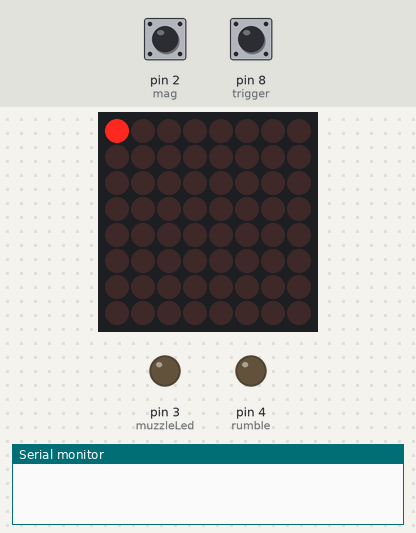
This sketch was run on a simulated Arduino Uno, built with avr-gcc and run on an emulated ATmega328P. On the bench: 8×8 LED matrix, output pins drawn as LEDs (lit = HIGH), the last lines printed to the serial monitor. The inputs (shaded band) are chosen by the test bench; at power-on: pin 2 (mag) HIGH, pin 8 (trigger) HIGH. Storage starts empty; the audio player accepts every command and is not drawn.

Above: at 1.2 s.
1.3 s: pin 2 (mag) pulled LOW for 0.15 s
At 1.65 s:
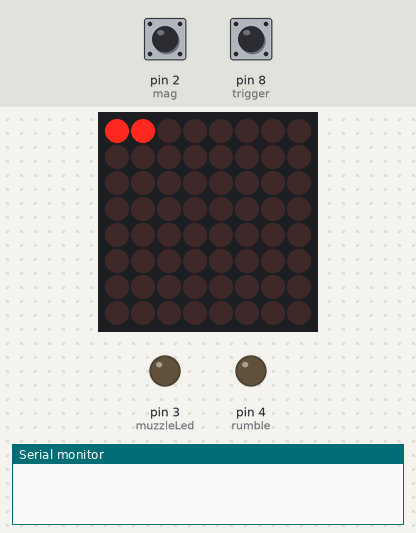
2.0 s: pin 8 (trigger) pulled LOW for 1 s
At 3.3 s:
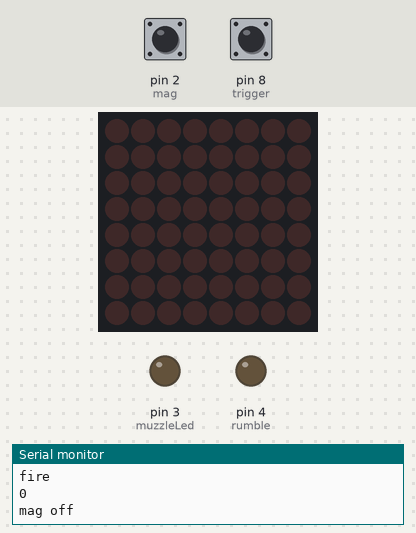
4.5 s: pin 8 (trigger) pulled LOW for 0.15 s
At 5.9 s:
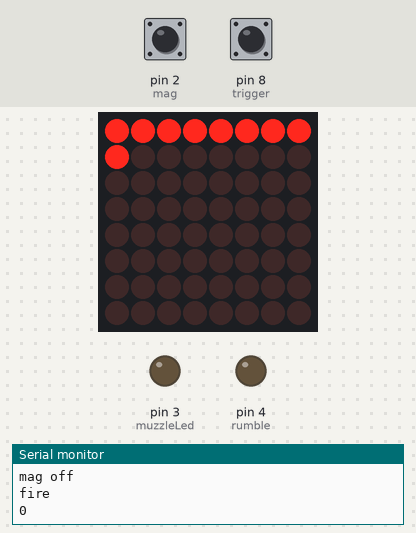
6.3 s: pin 8 (trigger) pulled LOW for 0.15 s
At 7.3 s:
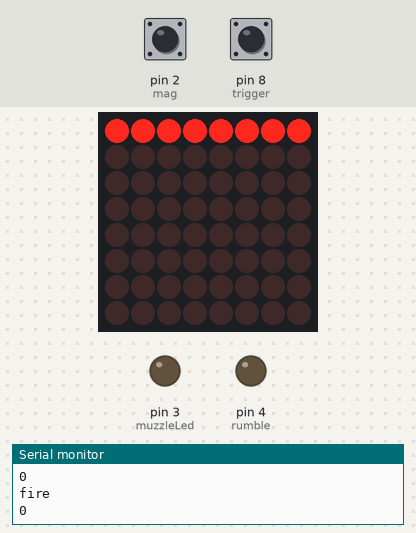
8.1 s: pin 2 (mag) pulled LOW for 1 s
At 9.45 s:
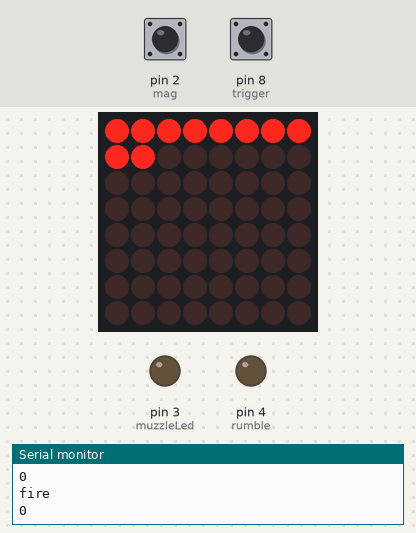
Timing chart, 0 to 10.7 s (numbered marks = the images above; inputs shaded):
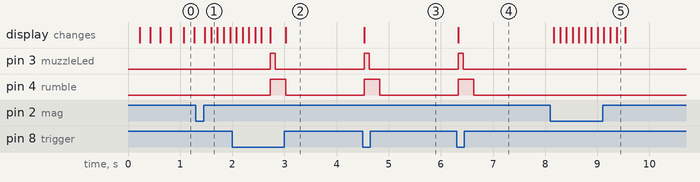

The sketch:

blaster_leds5.ino
```cpp
/* Project: DC-15A/S Lights and Sound
 * by Craig Ball
 *
 * LED bar control code taken from bratan @ http://www.instructables.com/id/Controlling-simple-LED-Bar-Graph-with-Arduino/
 *
 * Started 28 Jul 16
 *
 */

#include <Button.h>
#include <LedControl.h>
LedControl lc=LedControl(5,6,7,1);

#include <TMRpcm.h>
#include <SD.h>
#include <SPI.h>
#define SD_ChipSelectPin 10

TMRpcm tmrpcm;   // create an object for use in this sketch

#define MAX_LED 10 // Number of LEDs in bar graph array

// set pin numbers:
Button trigger(8);     // trigger on pin 8
Button mag(2);    // magazine loop on pin 2

const byte muzzleLed =  3;      // muzzle LED on pin 3
const byte rumble = 4;    // rumble motor on pin 4

// variables will change:
float ammoCount = 0;     // variable for ammunition count
bool lowLed = true;

unsigned long lastFlash = 0;
unsigned long lastLowPwr = 0;
const byte flashInterval = 200;
const int lowPwrWng = 10000;

void setup() {

  lc.shutdown(0,false);
  lc.setIntensity(0,12);
  lc.clearDisplay(0);

  pinMode(muzzleLed, OUTPUT);   // initialize the LED pin as an output
  trigger.begin();    // initialize the trigger button
  mag.begin();     // initialise the magazine loop
  pinMode(rumble, OUTPUT);    // set rumble motor as output
  Serial.begin(9600);     // serial for debugging and "stuff"

  SD.begin(SD_ChipSelectPin);
  tmrpcm.speakerPin = 9;
  tmrpcm.setVolume(4);

  //if (!SD.begin(SD_ChipSelectPin)) {  // see if the card is present and can be initialized:
  //  Serial.println("SD fail");
  //  return;   // don't do anything more if not
  }

  //powerup();

  //}

void loop() {
  delay(50);

  // check if the trigger state is not still the same, it is pressed, rifle is not out of ammo
  // and the magazine is fitted:
  if (trigger.pressed() && mag.read() == Button::PRESSED) {
    if (ammoCount > 0) {
      weaponFire();   // weapon firing function

      Serial.println("fire");   // serial write for debugging
      Serial.println(mag.read());
    }
    else {
      Serial.println("empty");
      emptyAmmo();  // out of ammo function
    }
  }

  if (ammoCount <= 2) {
    ammoLow();
  }

  if (mag.released()) {
    magOff();
  }

  if (mag.pressed()) {
    powerup();
  }

  else {
    }

}

void powerup() {
  delay(30);
  lc.clearDisplay(0);

  // startup display
  for(int i=0; i<11; i++) {
    LEDBarDisplay(i);
    delay(120);
    }

  ammoCount = 10;   // start with full ammo

  tmrpcm.play("powerup.wav");  // online audio

  Serial.println("powerup complete");
}

void magOff() {
  lc.clearDisplay(0);

  Serial.println("mag off");
  delay(1000);
}

void weaponFire() {
  ammoCount = ammoCount - .5;   //reduce ammo available by 1

  LEDBarDisplay(ammoCount);   // reduce the number of LEDs turned on

  tmrpcm.play("fire.wav");

  digitalWrite(rumble, HIGH);
  digitalWrite(muzzleLed, HIGH);
  delay(100);
  digitalWrite(muzzleLed, LOW);
  delay(200);
  digitalWrite(rumble, LOW);
}

void emptyAmmo() {
  // sound to indicate out of ammo

  Serial.println("out_of_ammo");
}

void ammo_reload() {
  ammoCount=10;
  Serial.println("reload");
}

void ammoLow()  {
 if (millis() - lastFlash >= flashInterval)  {
   if (ammoCount >1) {
    if (lowLed) {
     lowLed = false;
     lc.setLed(0,0,0,true);
     lc.setLed(0,0,1,true);
    }
    else  {
     lowLed = true;
     lc.setLed (0,0,0,false);
     lc.setLed(0,0,1,false);
    }
   }
   if (ammoCount <= 1) {
    if (lowLed) {
    lowLed = false;
    lc.setLed(0,0,0,true);
    }
    else  {
     lowLed = true;
     lc.setLed (0,0,0,false);
     }
    }

   lastFlash = millis();
  }

}

// --- Light up "mark" number of sequential LEDs in Bar Graph
void LEDBarDisplay(int mark) {
  if (mark < 0 || mark > MAX_LED) return; // Sanity check, cannot be more than max or less than 0 LEDs
  byte LEDBit=B11111111;
  if (mark <=8) { // First row (first 8 LEDs)
    LEDBit=LEDBit << (8-mark); // Shift bits to the left
    lc.setRow(0,0,LEDBit);  //Light up LEDs
    lc.setRow(0,1,B00000000); // Blank out second row
  }
  else { // Second row (LED 9-10)
   LEDBit=LEDBit << (16-mark); // Shift bits to the left. 16 is 8*row
   lc.setRow(0,0,B11111111);  //Light first 8 LEDs
   lc.setRow(0,1,LEDBit);
  }

}
```

Measured:
- after the input at 1.3 s, the display: first differs from a run without the input after 0.30 s (image 1)
- after the input at 2.0 s, pin 3 (muzzleLed): LOW → HIGH after 0.73 s, → LOW 0.10 s later; pin 4 (rumble): LOW → HIGH after 0.73 s, → LOW 0.30 s later
- after the input at 4.5 s, pin 3 (muzzleLed): LOW → HIGH at once, → LOW 0.10 s later; pin 4 (rumble): LOW → HIGH at once, → LOW 0.30 s later; the display: changes at once (image 3)
- after the input at 6.3 s, pin 3 (muzzleLed): LOW → HIGH at once, → LOW 0.10 s later; pin 4 (rumble): LOW → HIGH at once, → LOW 0.30 s later; the display: changes at once (image 4)
- after the input at 8.1 s, the display: first changes after 0.06 s (image 5 shows a later state)
